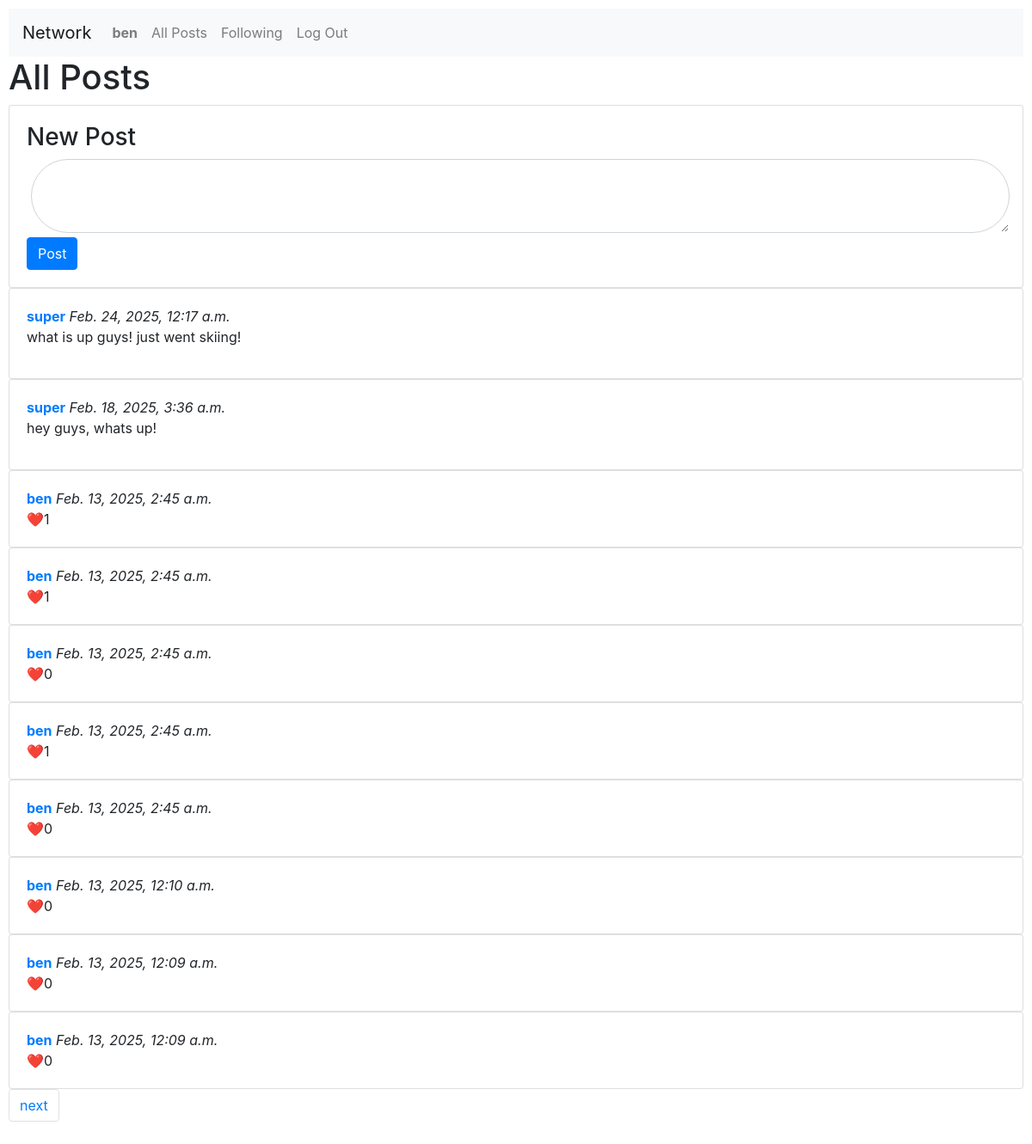
Screenshot of / (signed in) with the database file from the repository.
### network/models.py (models this page shows)
class User(AbstractUser):
    user_followers = models.ManyToManyField('Follow')

class Post(models.Model):
    user = models.ForeignKey(User, on_delete=models.CASCADE)
    text = models.CharField(max_length=256, blank=False, null=False)
    likes = models.ManyToManyField(User, through="Like", blank=True, related_name="liked_posts")
    timestamp = models.DateTimeField(auto_now_add=True)

### network/views.py (the view)
# urls.py: path("", views.index, name="index"),
def index(request):
    posts = Post.objects.order_by('-timestamp').values()
    if request.user.is_authenticated:
        for post in posts:
            post["user"] = User.objects.get(pk=post.get("user_id")).username
            post["likes"] = Post.objects.get(pk=post.get("id")).likes.count()
            post_object = Post.objects.get(pk=post["id"])
            try:
                like = Like.objects.get(
                    user=request.user,
                    post=post_object
                )
            except Like.DoesNotExist:
                post["liked"] = False
            else:
                post["liked"] = True
    else:
        for post in posts:
            post["user"] = User.objects.get(pk=post.get("user_id")).username
            post["likes"] = Post.objects.get(pk=post.get("id")).likes.count()
    paginator = Paginator(posts, 10)
    page_number = request.GET.get("page")
    page_obj = paginator.get_page(page_number)
    return render(request, "network/index.html", {
        "page": page_obj
    })

### network/templates/network/index.html (shortened to what this page needs)
{% extends "network/layout.html" %}
{% block body %}
    <h1>All Posts</h1>
    {% if user.is_authenticated %}
        <div class="card">
            <div class="card-body">
                <h3>New Post</h3>
                <form action="{% url 'post' %}" method="POST">
                    <textarea class="round form-control" name="text"></textarea>
                    <button class="btn btn-primary" value="submint">Post</button>
                </form>
            </div>
        </div>
    {% endif %}
    {% for post in page %}
        <div class="card">
            <div class="card-body" id="post-{{ post.id }}">
                <a href="{% url 'profile' username=post.user %}"><strong>{{ post.user }}</strong></a>
                <i>{{ post.timestamp }}</i>
                {% if user.username == post.user %}
                    ❤️{{ post.likes }}
                {% else %}
                    <p>{{ post.text }}</p>
                {% endif %}
            </div>
        </div>
    {% endfor %}
    <nav>
        <ul class="pagination">
            {% if page.has_next %}
            <li class="page-item"><a class="page-link" href="?page={{ page.next_page_number }}">next</a></li>
            {% endif %}
        </ul>
    </nav>
{% endblock %}

### network/templates/network/layout.html (shortened to what this page needs)
{% load static %}
<!DOCTYPE html>
<html lang="en">
    <head>
        <link rel="stylesheet" href="https://stackpath.bootstrapcdn.com/bootstrap/4.4.1/css/bootstrap.min.css">
        <link href="{% static 'network/styles.css' %}" rel="stylesheet">
    </head>
    <body>
        <nav class="navbar navbar-expand-lg navbar-light bg-light">
            <a class="navbar-brand" href="#">Network</a>
            <div>
              <ul class="navbar-nav mr-auto">
                {% if user.is_authenticated %}
                    <li class="nav-item">
                        <a class="nav-link" href="#"><strong>{{ user.username }}</strong></a>
                    </li>
                {% endif %}
                <li class="nav-item">
                  <a class="nav-link" href="{% url 'index' %}">All Posts</a>
                </li>
                {% if user.is_authenticated %}
                    <li class="nav-item">
                        <a class="nav-link" href="{% url 'following' %}">Following</a>
                    </li>
                    <li class="nav-item">
                        <a class="nav-link" href="{% url 'logout' %}">Log Out</a>
                    </li>
                {% endif %}
              </ul>
            </div>
          </nav>
        <div class="body">
            {% block body %}
            {% endblock %}
        </div>
    </body>
</html>

### network/static/network/styles.css (style rules this page uses)
body { padding: 10px; }
.round { border-radius: 50px; margin: 5px; text-align: center; font-size: 1.5rem; }

### rows the page displays
User: username "ben"
Post: user "super", timestamp "Feb. 24, 2025, 12:17 a.m.", text "what is up guys! just went skiing!"
Post: user "super", timestamp "Feb. 18, 2025, 3:36 a.m.", text "hey guys, whats up!"
Post: user "ben", timestamp "Feb. 13, 2025, 2:45 a.m.", likes "1"
Post: user "ben", timestamp "Feb. 13, 2025, 2:45 a.m.", likes "1"
Post: user "ben", timestamp "Feb. 13, 2025, 2:45 a.m.", likes "0"
Post: user "ben", timestamp "Feb. 13, 2025, 2:45 a.m.", likes "1"
Post: user "ben", timestamp "Feb. 13, 2025, 2:45 a.m.", likes "0"
Post: user "ben", timestamp "Feb. 13, 2025, 12:10 a.m.", likes "0"
Post: user "ben", timestamp "Feb. 13, 2025, 12:09 a.m.", likes "0"
Post: user "ben", timestamp "Feb. 13, 2025, 12:09 a.m.", likes "0"
